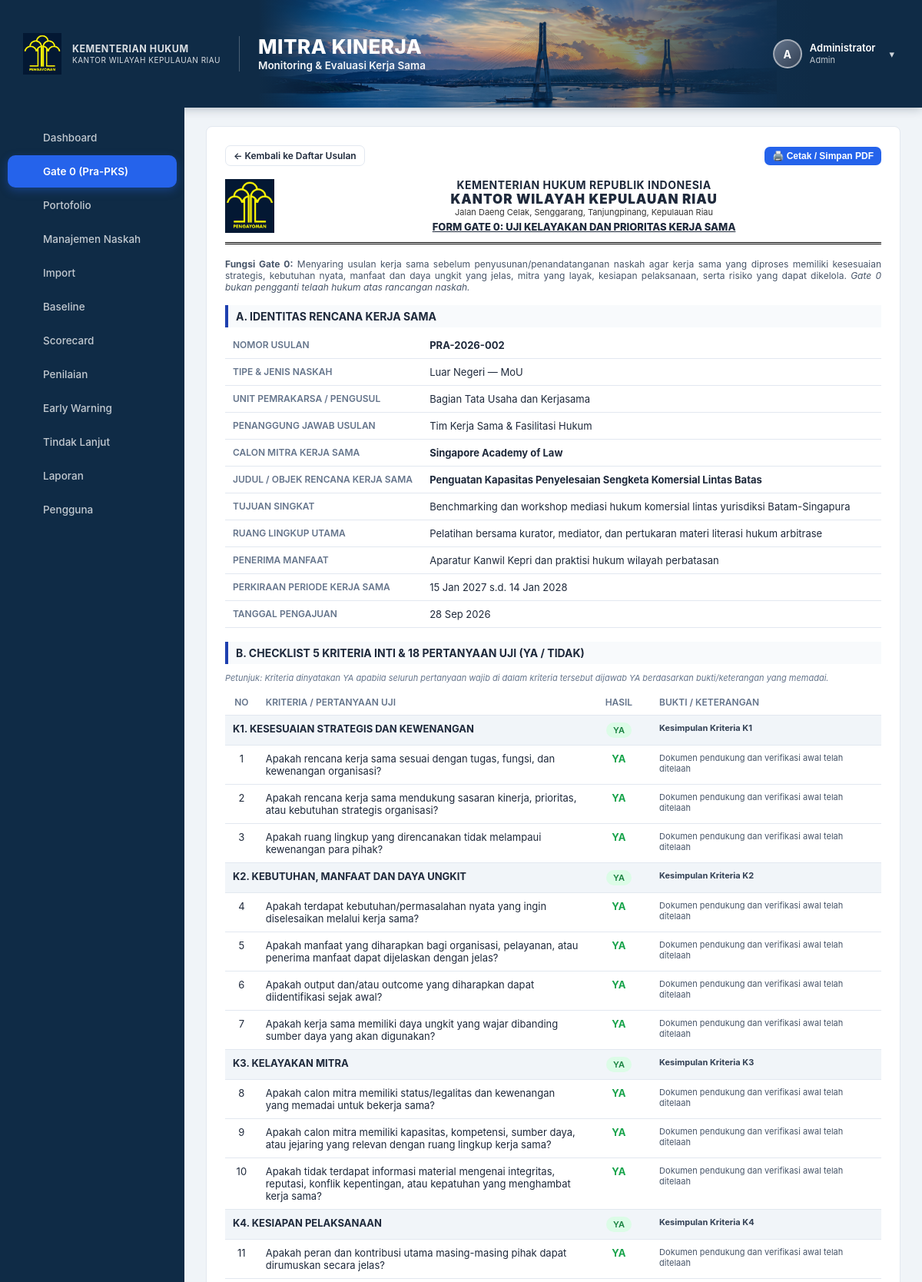
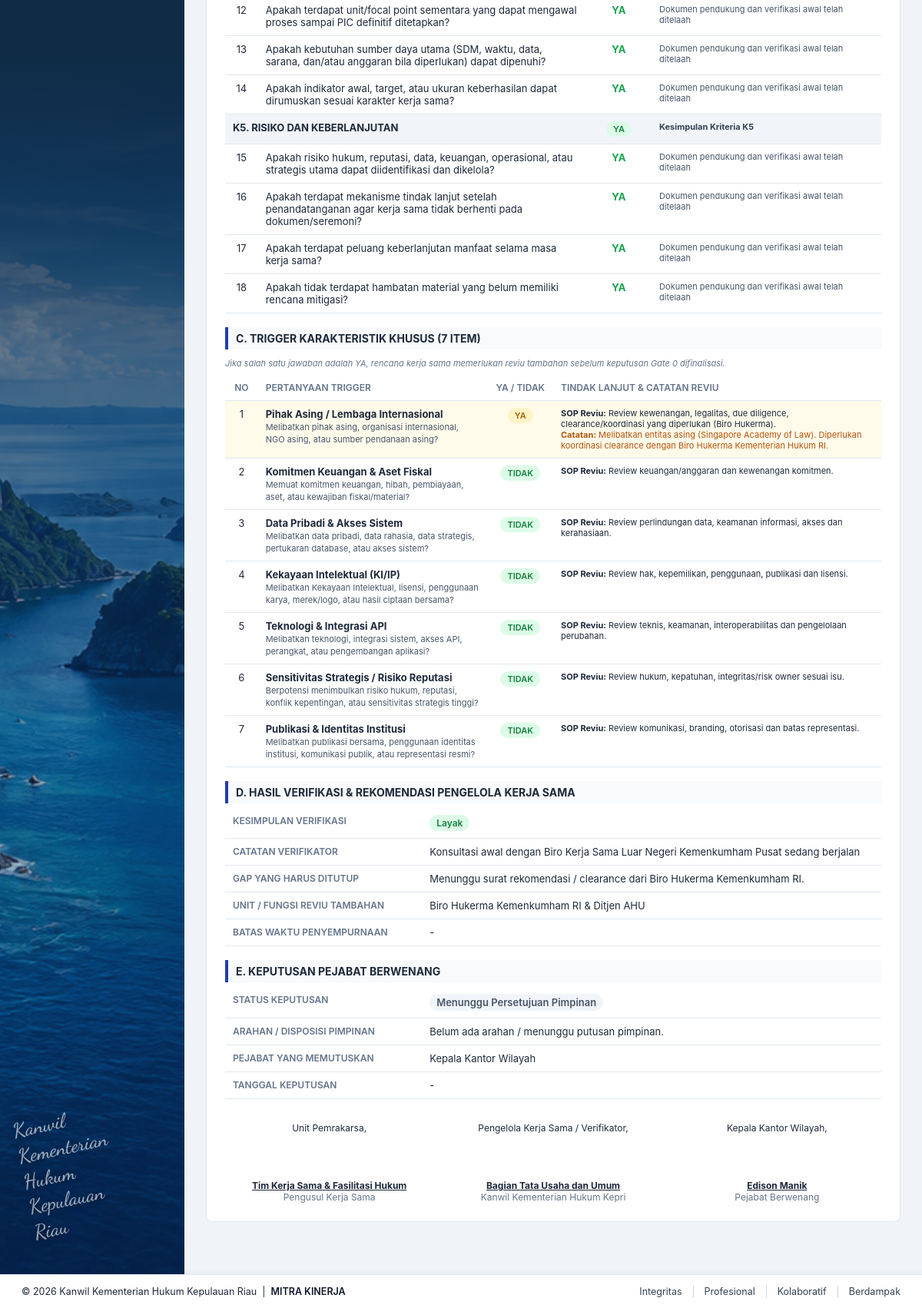
The page /gate0.php?view=detail&id=2 (signed in) on the database its author committed (2 pictures, top to bottom).
### tables this page shows
CREATE TABLE `pra_pks` (
  `id` int(11) NOT NULL AUTO_INCREMENT,
  `nomor_usulan` varchar(50) NOT NULL,
  `tipe_kerjasama` enum('Dalam Negeri','Luar Negeri') NOT NULL DEFAULT 'Dalam Negeri',
  `jenis_naskah` enum('MoU','PKS','Lainnya') NOT NULL DEFAULT 'PKS',
  `unit_pemrakarsa` varchar(255) NOT NULL,
  `penanggung_jawab_usulan` varchar(255) DEFAULT NULL,
  `calon_mitra` varchar(255) NOT NULL,
  `judul_rencana` text NOT NULL,
  `tujuan_singkat` text DEFAULT NULL,
  `ruang_lingkup` text DEFAULT NULL,
  `penerima_manfaat` text DEFAULT NULL,
  `perkiraan_mulai` date DEFAULT NULL,
  `perkiraan_selesai` date DEFAULT NULL,
  `k1_kesesuaian_strategis` enum('YA','TIDAK') NOT NULL DEFAULT 'YA',
  `k2_kebutuhan_daya_ungkit` enum('YA','TIDAK') NOT NULL DEFAULT 'YA',
  `k3_kelayakan_mitra` enum('YA','TIDAK') NOT NULL DEFAULT 'YA',
  `k4_kesiapan_sumber_daya` enum('YA','TIDAK') NOT NULL DEFAULT 'YA',
  `k5_risiko_keberlanjutan` enum('YA','TIDAK') NOT NULL DEFAULT 'YA',
  `pertanyaan_uji` longtext DEFAULT NULL,
  `trigger_khusus` longtext DEFAULT NULL,
  `catatan_verifikasi` text DEFAULT NULL,
  `gap_penyempurnaan` text DEFAULT NULL,
  `unit_review_tambahan` text DEFAULT NULL,
  `batas_waktu_penyempurnaan` date DEFAULT NULL,
  `status_rekomendasi` enum('Layak','Perlu Penyempurnaan','Tidak Prioritas / Tidak Layak') NOT NULL DEFAULT 'Layak',
  `status_persetujuan` enum('Menunggu Persetujuan Pimpinan','Disetujui Pimpinan','Dikembalikan untuk Revisi','Ditolak Pimpinan') NOT NULL DEFAULT 'Menunggu Persetujuan Pimpinan',
  `catatan_pimpinan` text DEFAULT NULL,
  `tanggal_persetujuan` date DEFAULT NULL,
  `pimpinan_id` int(11) DEFAULT NULL,
  `is_promoted_to_pks` tinyint(1) NOT NULL DEFAULT 0,
  `created_by` int(11) DEFAULT NULL,
  `created_at` timestamp NOT NULL DEFAULT current_timestamp(),
  `updated_at` timestamp NOT NULL DEFAULT current_timestamp() ON UPDATE current_timestamp(),
  PRIMARY KEY (`id`),
  UNIQUE KEY `nomor_usulan` (`nomor_usulan`),
  KEY `pimpinan_id` (`pimpinan_id`),
  KEY `created_by` (`created_by`),
  CONSTRAINT `pra_pks_ibfk_1` FOREIGN KEY (`pimpinan_id`) REFERENCES `users` (`id`) ON DELETE SET NULL,
  CONSTRAINT `pra_pks_ibfk_2` FOREIGN KEY (`created_by`) REFERENCES `users` (`id`) ON DELETE SET NULL
);

### includes/functions.php (called while the page is built, shortened)
<?php
function formatTanggal(?string $tgl): string {
    $t = strtotime($tgl);
    $bulan = ['','Jan','Feb','Mar','Apr','Mei','Jun','Jul','Agu','Sep','Okt','Nov','Des'];
    return date('d', $t) . ' ' . $bulan[(int)date('n', $t)] . ' ' . date('Y', $t);
}
function h(?string $s): string {
    return htmlspecialchars($s ?? '', ENT_QUOTES, 'UTF-8');
}

### gate0.php (the view, shortened to what this page needs)
<?php
$pdo = getDB();
$view = $_GET['view'] ?? 'list';
$detailId = (int)($_GET['id'] ?? 0);
if (($view === 'detail' || $view === 'print') && $detailId > 0) {
    $stmt = $pdo->prepare('SELECT p.*, u.nama as nama_pembuat, pim.nama as nama_pimpinan
                           FROM pra_pks p
                           LEFT JOIN users u ON p.created_by = u.id
                           LEFT JOIN users pim ON p.pimpinan_id = pim.id
                           WHERE p.id = ?');
    $stmt->execute([$detailId]);
    $usulan = $stmt->fetch();
    $pertanyaanData = json_decode($usulan['pertanyaan_uji'] ?? '[]', true) ?: [];
    $triggerData = json_decode($usulan['trigger_khusus'] ?? '[]', true) ?: [];
    if ($view === 'detail') {
        require __DIR__ . '/includes/header.php';
    }
    ?>
    <div class="print-container" style="max-width:960px;margin:0 auto;background:#fff;padding:24px;border-radius:8px;border:1px solid #e2e8f0;">
        <div class="flex-between no-print" style="margin-bottom:16px;">
            <a href="gate0.php" class="btn btn-outline btn-sm">&larr; Kembali ke Daftar Usulan</a>
            <div style="display:flex;gap:8px;">
                <button onclick="window.print()" class="btn btn-primary btn-sm">🖨️ Cetak / Simpan PDF</button>
            </div>
        </div>
        <div class="kop-surat" style="display:flex;align-items:center;border-bottom:3px double #000;padding-bottom:12px;margin-bottom:18px;">
            <img src="public/img/logo-hukum.png" alt="Logo" style="height:70px;margin-right:16px;">
            <div class="kop-text" style="text-align:center;flex:1;">
                <div style="font-size:14px;font-weight:700;letter-spacing:0.5px;">KEMENTERIAN HUKUM REPUBLIK INDONESIA</div>
                <div style="font-size:17px;font-weight:900;letter-spacing:1px;">KANTOR WILAYAH KEPULAUAN RIAU</div>
                <div style="font-size:11px;color:#333;">Jalan Daeng Celak, Senggarang, Tanjungpinang, Kepulauan Riau</div>
                <div style="font-size:13px;font-weight:800;margin-top:4px;text-decoration:underline;">FORM GATE 0: UJI KELAYAKAN DAN PRIORITAS KERJA SAMA</div>
            </div>
        </div>
        <p style="font-size:12px;color:#475569;margin-bottom:16px;text-align:justify;">
            <strong>Fungsi Gate 0:</strong> Menyaring usulan kerja sama sebelum penyusunan/penandatanganan naskah agar kerja sama yang diproses memiliki kesesuaian strategis, kebutuhan nyata, manfaat dan daya ungkit yang jelas, mitra yang layak, kesiapan pelaksanaan, serta risiko yang dapat dikelola. <em>Gate 0 bukan pengganti telaah hukum atas rancangan naskah.</em>
        </p>
        <h3 style="font-size:14px;margin:14px 0 6px;background:#f8fafc;padding:6px 10px;border-left:4px solid #1e40af;">
            A. IDENTITAS RENCANA KERJA SAMA
        </h3>
        <table style="width:100%;border-collapse:collapse;margin-bottom:14px;">
            <tr><th style="width:30%;">Nomor Usulan</th><td><strong><?= h($usulan['nomor_usulan']) ?></strong></td></tr>
            <tr><th>Tipe &amp; Jenis Naskah</th><td><?= h($usulan['tipe_kerjasama']) ?> &mdash; <?= h($usulan['jenis_naskah']) ?></td></tr>
            <tr><th>Unit Pemrakarsa / Pengusul</th><td><?= h($usulan['unit_pemrakarsa']) ?></td></tr>
            <tr><th>Penanggung Jawab Usulan</th><td><?= h($usulan['penanggung_jawab_usulan'] ?? '-') ?></td></tr>
            <tr><th>Calon Mitra Kerja Sama</th><td><strong><?= h($usulan['calon_mitra']) ?></strong></td></tr>
            <tr><th>Judul / Objek Rencana Kerja Sama</th><td><strong><?= h($usulan['judul_rencana']) ?></strong></td></tr>
            <tr><th>Tujuan Singkat</th><td><?= nl2br(h($usulan['tujuan_singkat'] ?? '-')) ?></td></tr>
            <tr><th>Ruang Lingkup Utama</th><td><?= nl2br(h($usulan['ruang_lingkup'] ?? '-')) ?></td></tr>
            <tr><th>Penerima Manfaat</th><td><?= h($usulan['penerima_manfaat'] ?? '-') ?></td></tr>
            <tr><th>Perkiraan Periode Kerja Sama</th><td><?= formatTanggal($usulan['perkiraan_mulai']) ?> s.d. <?= formatTanggal($usulan['perkiraan_selesai']) ?></td></tr>
            <tr><th>Tanggal Pengajuan</th><td><?= formatTanggal($usulan['created_at']) ?></td></tr>
        </table>
        <h3 style="font-size:14px;margin:18px 0 6px;background:#f8fafc;padding:6px 10px;border-left:4px solid #1e40af;">
            B. CHECKLIST 5 KRITERIA INTI &amp; 18 PERTANYAAN UJI (YA / TIDAK)
        </h3>
        <p style="font-size:11px;color:#64748b;margin-bottom:8px;">
            <em>Petunjuk: Kriteria dinyatakan YA apabila seluruh pertanyaan wajib di dalam kriteria tersebut dijawab YA berdasarkan bukti/keterangan yang memadai.</em>
        </p>
        <table style="width:100%;border-collapse:collapse;margin-bottom:14px;">
            <thead>
                <tr>
                    <th style="width:5%;text-align:center;">No</th>
                    <th style="width:50%;">Kriteria / Pertanyaan Uji</th>
                    <th style="width:10%;text-align:center;">Hasil</th>
                    <th style="width:35%;">Bukti / Keterangan</th>
                </tr>
            </thead>
            <tbody>
                <?php foreach (GATE0_CRITERIA as $kCode => $crit):
                    $critVal = $usulan[strtolower($kCode) . '_' . ($kCode === 'K1' ? 'kesesuaian_strategis' : ($kCode === 'K2' ? 'kebutuhan_daya_ungkit' : ($kCode === 'K3' ? 'kelayakan_mitra' : ($kCode === 'K4' ? 'kesiapan_sumber_daya' : 'risiko_keberlanjutan'))))];
                ?>
                <tr style="background:#f1f5f9;font-weight:700;">
                    <td colspan="2"><?= $kCode ?>. <?= strtoupper($crit['nama']) ?></td>
                    <td style="text-align:center;">
                        <span class="badge badge-<?= $critVal === 'YA' ? 'success' : 'danger' ?>"><?= $critVal ?></span>
                    </td>
                    <td style="font-size:11px;color:#334155;">Kesimpulan Kriteria <?= $kCode ?></td>
                </tr>
                <?php foreach ($crit['questions'] as $qNum => $qText):
                    $qItem = $pertanyaanData["q{$qNum}"] ?? ['jawab' => 'YA', 'bukti' => '-'];
                ?>
                <tr>
                    <td style="text-align:center;"><?= $qNum ?></td>
                    <td><?= h($qText) ?></td>
                    <td style="text-align:center;">
                        <strong style="color:<?= $qItem['jawab'] === 'YA' ? '#16a34a' : '#dc2626' ?>;"><?= $qItem['jawab'] ?></strong>
                    </td>
                    <td style="font-size:11px;color:#475569;"><?= h($qItem['bukti'] ?? '-') ?></td>
                </tr>
                <?php endforeach; ?>
                <?php endforeach; ?>
            </tbody>
        </table>
        <h3 style="font-size:14px;margin:18px 0 6px;background:#f8fafc;padding:6px 10px;border-left:4px solid #1e40af;">
            C. TRIGGER KARAKTERISTIK KHUSUS (7 ITEM)
        </h3>
        <p style="font-size:11px;color:#64748b;margin-bottom:8px;">
            <em>Jika salah satu jawaban adalah YA, rencana kerja sama memerlukan reviu tambahan sebelum keputusan Gate 0 difinalisasi.</em>
        </p>
        <table style="width:100%;border-collapse:collapse;margin-bottom:14px;">
            <thead>
                <tr>
                    <th style="width:5%;text-align:center;">No</th>
                    <th style="width:35%;">Pertanyaan Trigger</th>
                    <th style="width:10%;text-align:center;">YA / TIDAK</th>
                    <th style="width:50%;">Tindak Lanjut &amp; Catatan Reviu</th>
                </tr>
            </thead>
            <tbody>
                <?php foreach (GATE0_TRIGGERS as $tNum => $trig):
                    $tItem = $triggerData["t{$tNum}"] ?? ['jawab' => 'TIDAK', 'catatan' => ''];
                    $isYa = ($tItem['jawab'] === 'YA');
                ?>
                <tr style="<?= $isYa ? 'background:#fffbeb;' : '' ?>">
                    <td style="text-align:center;"><?= $tNum ?></td>
                    <td>
                        <strong><?= h($trig['judul']) ?></strong><br>
                        <span style="font-size:11px;color:#475569;"><?= h($trig['teks']) ?></span>
                    </td>
                    <td style="text-align:center;">
                        <span class="badge badge-<?= $isYa ? 'warning' : 'success' ?>"><?= $tItem['jawab'] ?></span>
                    </td>
                    <td style="font-size:11px;">
                        <strong>SOP Reviu:</strong> <?= h($trig['reviu']) ?><br>
                        <?php if (!empty($tItem['catatan'])): ?>
                        <span style="color:#b45309;"><strong>Catatan:</strong> <?= h($tItem['catatan']) ?></span>
                        <?php endif; ?>
                    </td>
                </tr>
                <?php endforeach; ?>
            </tbody>
        </table>
        <h3 style="font-size:14px;margin:18px 0 6px;background:#f8fafc;padding:6px 10px;border-left:4px solid #1e40af;">
            D. HASIL VERIFIKASI &amp; REKOMENDASI PENGELOLA KERJA SAMA
        </h3>
        <table style="width:100%;border-collapse:collapse;margin-bottom:14px;">
            <tr>
                <th style="width:30%;">Kesimpulan Verifikasi</th>
                <td>
                    <span class="badge badge-<?= $usulan['status_rekomendasi'] === 'Layak' ? 'success' : ($usulan['status_rekomendasi'] === 'Perlu Penyempurnaan' ? 'warning' : 'danger') ?>" style="font-size:12px;">
                        <?= h($usulan['status_rekomendasi']) ?>
                    </span>
                </td>
            </tr>
            <tr><th>Catatan Verifikator</th><td><?= nl2br(h($usulan['catatan_verifikasi'] ?? 'Seluruh aspek kelayakan awal telah diverifikasi.')) ?></td></tr>
            <tr><th>Gap yang Harus Ditutup</th><td><?= nl2br(h($usulan['gap_penyempurnaan'] ?? '-')) ?></td></tr>
            <tr><th>Unit / Fungsi Reviu Tambahan</th><td><?= h($usulan['unit_review_tambahan'] ?? '-') ?></td></tr>
            <tr><th>Batas Waktu Penyempurnaan</th><td><?= $usulan['batas_waktu_penyempurnaan'] ? formatTanggal($usulan['batas_waktu_penyempurnaan']) : '-' ?></td></tr>
        </table>
        <h3 style="font-size:14px;margin:18px 0 6px;background:#f8fafc;padding:6px 10px;border-left:4px solid #1e40af;">
            E. KEPUTUSAN PEJABAT BERWENANG
        </h3>
        <table style="width:100%;border-collapse:collapse;margin-bottom:20px;">
            <tr>
                <th style="width:30%;">Status Keputusan</th>
                <td>
                    <span class="badge badge-<?= match($usulan['status_persetujuan']) { 'Disetujui Pimpinan' => 'success', 'Dikembalikan untuk Revisi' => 'warning', 'Ditolak Pimpinan' => 'danger', default => 'secondary' } ?>" style="font-size:13px;">
                        <?= h($usulan['status_persetujuan']) ?>
                    </span>
                </td>
            </tr>
            <tr><th>Arahan / Disposisi Pimpinan</th><td><?= nl2br(h($usulan['catatan_pimpinan'] ?? 'Belum ada arahan / menunggu putusan pimpinan.')) ?></td></tr>
            <tr><th>Pejabat yang Memutuskan</th><td><?= h($usulan['nama_pimpinan'] ?? 'Kepala Kantor Wilayah') ?></td></tr>
            <tr><th>Tanggal Keputusan</th><td><?= $usulan['tanggal_persetujuan'] ? formatTanggal($usulan['tanggal_persetujuan']) : '-' ?></td></tr>
        </table>
        <div class="sig-grid" style="display:grid;grid-template-columns:1fr 1fr 1fr;gap:20px;margin-top:30px;text-align:center;font-size:12px;">
            <div>
                <div>Unit Pemrakarsa,</div>
                <div style="height:60px;"></div>
                <div style="font-weight:700;text-decoration:underline;"><?= h($usulan['penanggung_jawab_usulan'] ?: $usulan['unit_pemrakarsa']) ?></div>
                <div class="muted">Pengusul Kerja Sama</div>
            </div>
            <div>
                <div>Pengelola Kerja Sama / Verifikator,</div>
                <div style="height:60px;"></div>
                <div style="font-weight:700;text-decoration:underline;">Bagian Tata Usaha dan Umum</div>
                <div class="muted">Kanwil Kementerian Hukum Kepri</div>
            </div>
            <div>
                <div>Kepala Kantor Wilayah,</div>
                <div style="height:60px;"></div>
                <div style="font-weight:700;text-decoration:underline;"><?= h($usulan['nama_pimpinan'] ?: 'Edison Manik') ?></div>
                <div class="muted">Pejabat Berwenang</div>
            </div>
        </div>
    </div>
    <?php
    if ($view === 'detail') {
        require __DIR__ . '/includes/footer.php';
    } else {
        echo '</body></html>';
    }
    exit;
}
require __DIR__ . '/includes/header.php';
?>
<?php require __DIR__ . '/includes/footer.php'; ?>

### rows shown on the page
pra_pks: nomor_usulan "PRA-2026-002", tipe_kerjasama "Luar Negeri", jenis_naskah "MoU", unit_pemrakarsa "Bagian Tata Usaha dan Kerjasama", penanggung_jawab_usulan "Tim Kerja Sama & Fasilitasi Hukum", calon_mitra "Singapore Academy of Law", judul_rencana "Penguatan Kapasitas Penyelesaian Sengketa Komersial Lintas Batas", tujuan_singkat "Benchmarking dan workshop mediasi hukum komersial lintas yurisdiksi Batam-Singapura", ruang_lingkup "Pelatihan bersama kurator, mediator, dan pertukaran materi literasi hukum arbitrase", penerima_manfaat "Aparatur Kanwil Kepri dan praktisi hukum wilayah perbatasan", perkiraan_mulai "15 Jan 2027", perkiraan_selesai "14 Jan 2028", created_at "28 Sep 2026", k1_kesesuaian_strategis "YA", pertanyaan_uji "YA", pertanyaan_uji "Dokumen pendukung dan verifikasi awal telah ditelaah", k2_kebutuhan_daya_ungkit "YA", k3_kelayakan_mitra "YA", k4_kesiapan_sumber_daya "YA", k5_risiko_keberlanjutan "YA", trigger_khusus "YA", trigger_khusus "Melibatkan entitas asing (Singapore Academy of Law). Diperlukan koordinasi clearance dengan Biro Hukerma Kementerian Hukum RI.", trigger_khusus "TIDAK", status_rekomendasi "Layak", catatan_verifikasi "Konsultasi awal dengan Biro Kerja Sama Luar Negeri Kemenkumham Pusat sedang berjalan", gap_penyempurnaan "Menunggu surat rekomendasi / clearance dari Biro Hukerma Kemenkumham RI.", unit_review_tambahan "Biro Hukerma Kemenkumham RI & Ditjen AHU", status_persetujuan "Menunggu Persetujuan Pimpinan", catatan_pimpinan "Belum ada arahan / menunggu putusan pimpinan."

### other values the page prints
$nav['label'] "Dashboard"
$nav['label'] "Gate 0 (Pra-PKS)"
$nav['label'] "Portofolio"
$nav['label'] "Manajemen Naskah"
$nav['label'] "Import"
$nav['label'] "Baseline"
$nav['label'] "Scorecard"
$nav['label'] "Penilaian"
$nav['label'] "Early Warning"
$nav['label'] "Tindak Lanjut"
$nav['label'] "Laporan"
$initials "A"
$user['nama'] "Administrator"
$user['role'] "Admin"
$kCode "K1"
